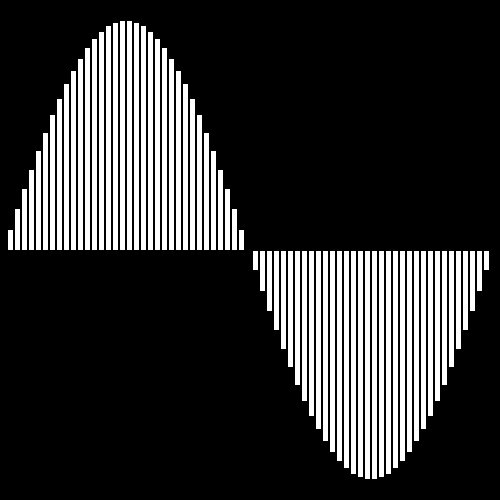
Frame 1 (no input)
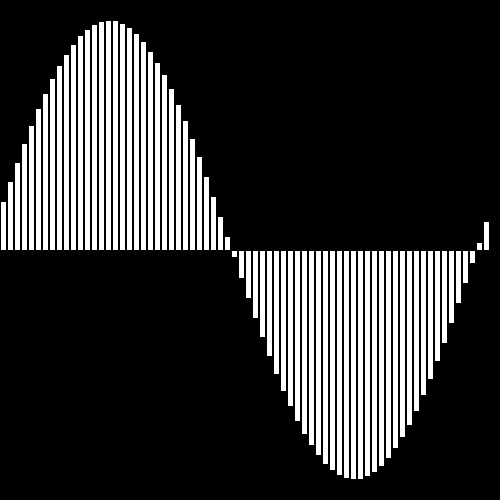
Frame 60 (the mouse pressed at the canvas centre just before this capture)
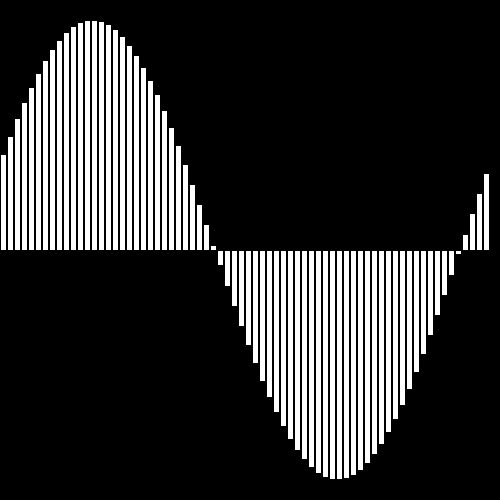
Frame 120 (the mouse held since frame 60 and released just before this capture)

The Processing sketch that drew these frames (run headless with seeded random() and noise(); from frame 60 on, the mouse is pressed at the canvas centre):

// Processing sketch: blocked_sin
// ── blocked_sin.pde
int n=70;
float leng;
float eps=0;
void setup(){
  size(500,500);
  leng=width/n;
}

void draw(){
  background(0);
  translate(0,height/2);
   for(int i=0;i<n;i++){
     float y=(height/2-20)*sin((map((i+eps),0,n,0,2*PI)));
     //println(y,height/2-20,sin((map(i%(n),0,n,0,2*PI))));
     rect(i*leng,0,leng-1,-y);
   }
   eps+=0.04;
  
}
